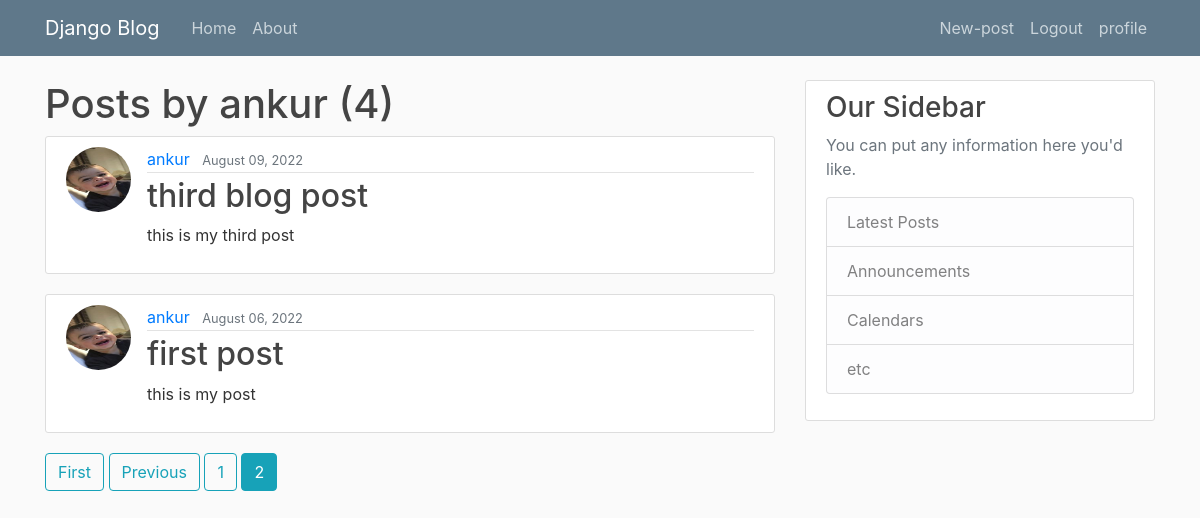
Page /post/ankur/?page=2 (signed in) on the committed database.
### blog/models.py (models this page shows, shortened)
class post(models.Model):
    title=models.CharField(max_length=100)
    content=models.TextField()
    date_posted=models.DateTimeField(default=timezone.now)
    author=models.ForeignKey(User,on_delete=models.CASCADE)

### users/models.py (models this page shows, shortened)
class profile(models.Model):
    user=models.OneToOneField(User,on_delete=models.CASCADE)
    image=models.ImageField(default='default.jpg',upload_to='profile_pic')

### blog/views.py (the view)
# urls.py: path('post/<str:username>/',UserPostListView.as_view(),name="user-post"),
class UserPostListView(ListView):
    model=post
    template_name = 'blog/user_post.html'
    context_object_name = 'posts'
    paginate_by=2
    def get_queryset(self):
        user=get_object_or_404(User,username=self.kwargs.get('username'))
        return post.objects.filter(author=user).order_by('-date_posted')

### blog/templates/blog/user_post.html (shortened to what this page needs)
{% extends 'blog/base.html'%}
{% block content %}
    <h1>Posts by {{view.kwargs.username}} ({{page_obj.paginator.count}})</h1>
    {% for post in posts %}
        <article class="media content-section">
            <img class="rounded-circle article-img" src="{{ post.author.profile.image.url }}"/>
          <div class="media-body">
            <div class="article-metadata">
              <a class="mr-2" href="{% url 'user-post' post.author.username %}">{{ post.author }}</a>
              <small class="text-muted">{{ post.date_posted |date:"F d, Y" }}</small>
            </div>
            <h2><a class="article-title" href="{% url 'post-detail' post.id %}">{{ post.title }}</a></h2>
            <p class="article-content">{{ post.content }}</p>
          </div>
        </article>
    {% endfor %}
    {% if is_paginated %}
        {% if page_obj.has_previous %}
            <a class="btn btn-outline-info mb-3" href="?page=1">First</a>
            <a class="btn btn-outline-info mb-3" href="?page={{page_obj.previous_page_number}}">Previous</a>
        {% endif %}
        {% for num in page_obj.paginator.page_range %}
            {% if page_obj.number == num %}
                <a class="btn btn-info mb-3" href="?page={{num}}">{{num}}</a>
            {% elif num > page_obj.number|add:'-3' and num < page_obj.number|add:'3'%}
                <a class="btn btn-outline-info mb-3" href="?page={{num}}">{{num}}</a>
            {% endif %}
        {%endfor%}
    {% endif %}
{% endblock %}

### blog/static/blog/main.css (style rules this page uses)
body { background: #fafafa; color: #333333; margin-top: 5rem; }
h1, h2, h3, h4, h5, h6 { color: #444444; }
.content-section { background: #ffffff; padding: 10px 20px; border: 1px solid #dddddd; border-radius: 3px; margin-bottom: 20px; }
.article-title { color: #444444; }
.article-content { white-space: pre-line; }
.article-img { height: 65px; width: 65px; margin-right: 16px; }
.article-metadata { padding-bottom: 1px; margin-bottom: 4px; border-bottom: 1px solid #e3e3e3 }

### rows in the picture
post: author.profile.image (picture), author "ankur", date_posted "August 09, 2022", title "third blog post", content "this is my third post"
post: author.profile.image (picture), author "ankur", date_posted "August 06, 2022", title "first post", content "this is my post"

### other values in the picture
{{ view.kwargs.username }} "ankur"
{{ page_obj.paginator.count }} "4"
{{ num }} "1"
{{ num }} "2"
